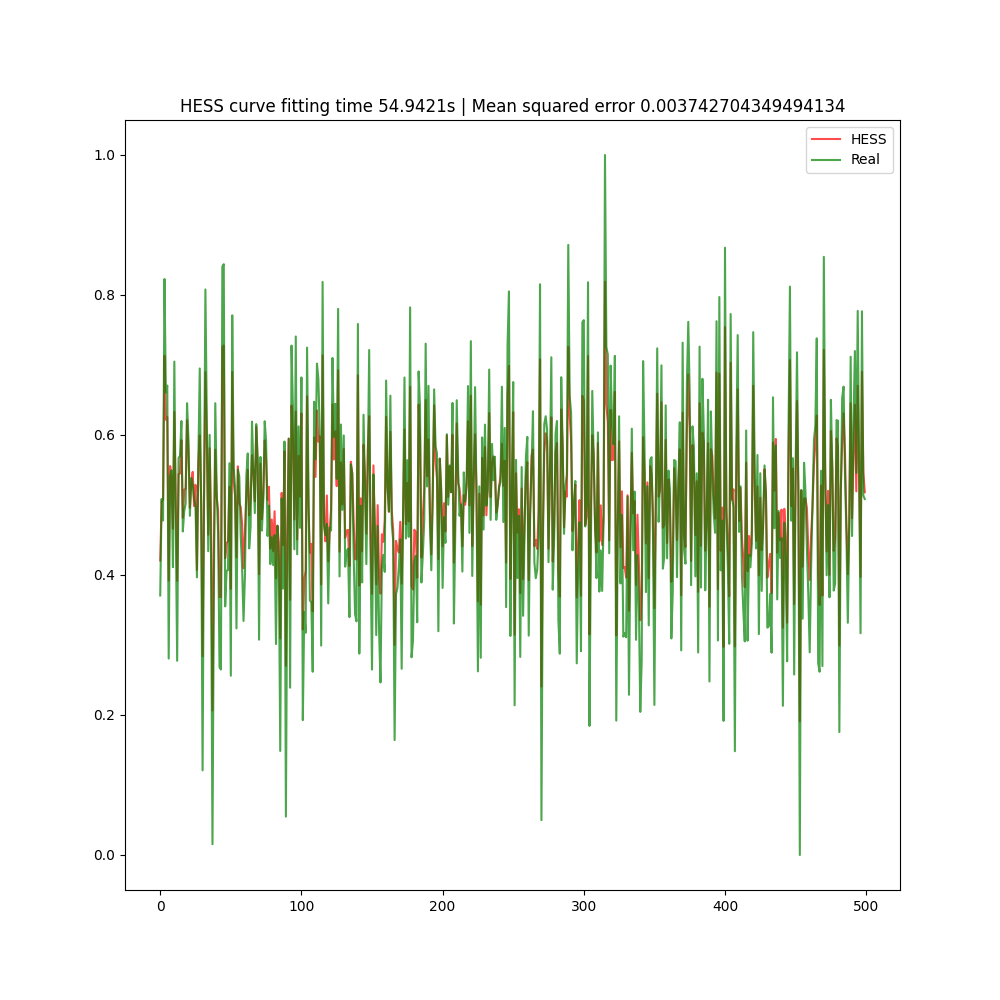

Generate this figure with Python:
"""
///////////////////////////////////////////////////////////////////////////////
//        Copyright (c) 2012-2020 Oscar Riveros. all rights reserved.        //
//                        [email redacted]                        //
//                                                                           //
//   without any restriction, Oscar Riveros reserved rights, patents and     //
//  commercialization of this knowledge or derived directly from this work.  //
///////////////////////////////////////////////////////////////////////////////
The above copyright notice and this permission notice shall be included in all
copies or substantial portions of the Software.
THE SOFTWARE IS PROVIDED "AS IS", WITHOUT WARRANTY OF ANY KIND, EXPRESS OR
IMPLIED, INCLUDING BUT NOT LIMITED TO THE WARRANTIES OF MERCHANTABILITY,
FITNESS FOR A PARTICULAR PURPOSE AND NONINFRINGEMENT. IN NO EVENT SHALL THE
AUTHORS OR COPYRIGHT HOLDERS BE LIABLE FOR ANY CLAIM, DAMAGES OR OTHER
LIABILITY, WHETHER IN AN ACTION OF CONTRACT, TORT OR OTHERWISE, ARISING FROM,
OUT OF OR IN CONNECTION WITH THE SOFTWARE OR THE USE OR OTHER DEALINGS IN THE
SOFTWARE.
"""

import time

import hess
import matplotlib.pyplot as plt
import numpy as np
import pandas as pd
from sklearn.metrics import mean_tweedie_deviance
from sklearn.preprocessing import MinMaxScaler

top = np.inf


def oracle(seq):
    global W, X, Y, top
    w = W[seq][:m]
    error = 0
    for x, y in zip(X, Y):
        error += (np.dot(x, w) - y[0]) ** 2
        if error > top:
            return error
    if error < top:
        top = error
        print(top)
    return error / len(X)


if __name__ == '__main__':
    # seed
    np.random.seed(0)

    car_df = pd.read_csv('Car_Purchasing_Data.csv', encoding='ISO-8859-1')
    scaler = MinMaxScaler()
    X = scaler.fit_transform(car_df.drop(['Customer Name', 'Customer e-mail', 'Country', 'Car Purchase Amount'], axis=1))
    Y = scaler.fit_transform(car_df['Car Purchase Amount'].values.reshape(-1, 1))

    n, m = 100, len(X[0])
    W = np.random.sample(size=n)
    ini = time.time()
    seq = hess.sequence(n, oracle=oracle)
    end = time.time()
    w = W[seq][:m]

    print(w)

    out = []
    for x in X:
        out.append(np.dot(x, w))

    plt.figure(figsize=(10, 10))
    plt.title('HESS curve fitting time {}s | Mean squared error {}'.format(round(end - ini, 4), mean_tweedie_deviance(out, Y)))
    plt.plot(range(len(X)), out, 'r-', label='HESS', alpha=0.7)
    plt.plot(range(len(X)), Y, 'g-', label='Real', alpha=0.7)
    plt.legend()
    plt.savefig('regression_curve_fitting.png')
